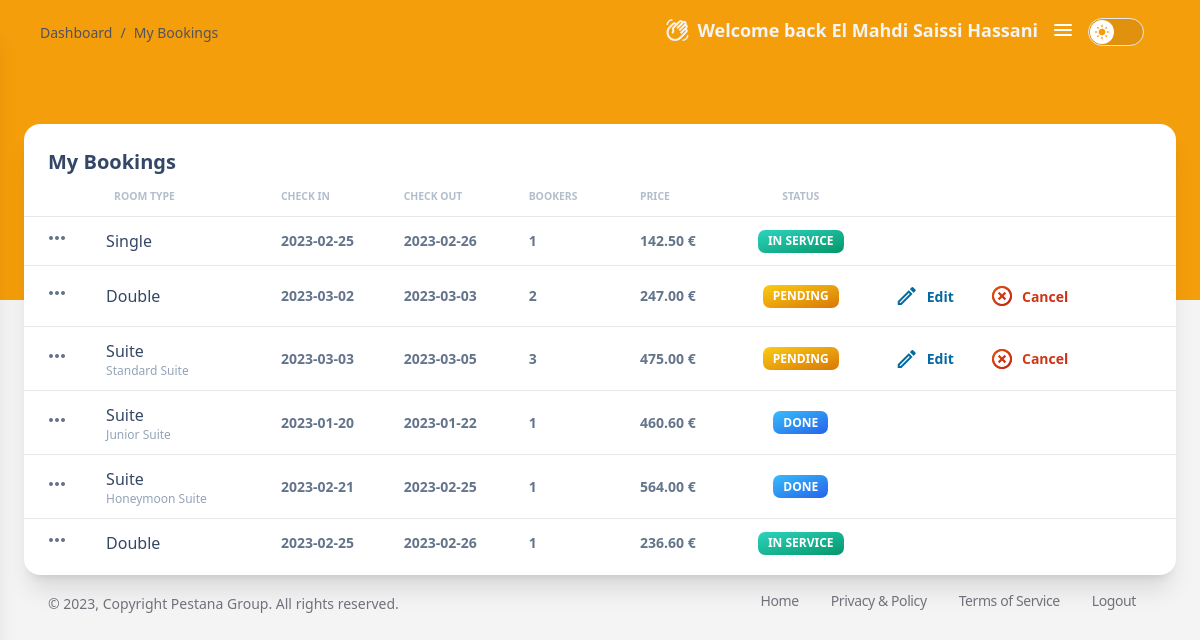
The page /dashboard/my_booking (signed in) on the database its author committed.
### tables this page shows
CREATE TABLE `reservations` (
  `ID` int(11) NOT NULL,
  `Room_Name` varchar(20) NOT NULL,
  `Room_Type` varchar(100) DEFAULT NULL,
  `Bookers_Number` int(11) NOT NULL,
  `Reservation_for` varchar(255) DEFAULT NULL,
  `Check_In` date DEFAULT NULL,
  `Check_Out` date DEFAULT NULL,
  `UserID` int(11) NOT NULL,
  `RoomID` int(11) NOT NULL,
  `Price` float DEFAULT NULL
);

### app/views/d_booking.php (the view, shortened to what the rows shown need)
<?php
    if(!isset($_SESSION["id"])) {
        header("location: " . URLROOT . "home/index");
    }else {
        $obj = new DashboardController;
        $obj->id = $_SESSION['id'];
        $reservations = $obj->fetch_reservations($obj->id);
        $bookers = $obj->fetch_bookers($obj->id);
?>
<!DOCTYPE html>
<html>
<head>
    <link href="<?= URLROOT ?>css/nucleo-icons.css" rel="stylesheet" />
    <link href="<?= URLROOT ?>css/nucleo-svg.css" rel="stylesheet" />
    <link href="<?= URLROOT ?>css/argon-dashboard-tailwind.css?v=1.0.1" rel="stylesheet" />
    <link rel="stylesheet" href="<?= URLROOT ?>css/tailwind_style.css">
    <link rel="stylesheet" href="<?= URLROOT ?>css/style.css">
</head>
<body class="m-0 font-sans text-base font-normal dark:bg-zinc-900 leading-default bg-zinc-100 text-zinc-900">
    <main class="relative h-full max-h-screen transition-all duration-200 ease-in-out xl:ml-68 rounded-xl">
        <div class="w-full px-6 py-6 mx-auto">
            <div class="w-full max-w-full mt-10 bg-white border-0 shadow-xl dark:bg-zinc-800 dark:shadow-dark-xl rounded-2xl bg-clip-border">
                <div class="px-0 pb-2">
                    <div class="overflow-x-auto scroll-bar">
                        <table class="items-center w-full mb-0 align-top border-collapse dark:border-white/40 text-slate-500">
                            <thead class="align-bottom">
                                <tr>
                                    <th class="px-6 py-3 font-semibold capitalize align-middle bg-transparent border-b border-collapse border-solid shadow-none dark:border-white/40 dark:text-white tracking-none whitespace-nowrap text-slate-400 opacity-70"></th>
                                    <th class="px-6 py-3 font-bold text-left uppercase align-middle bg-transparent border-b border-collapse shadow-none dark:border-white/40 dark:text-white text-xxs border-b-solid tracking-none whitespace-nowrap text-slate-400 opacity-70">Room Type</th>
                                    <th class="px-6 py-3 pl-2 font-bold text-left uppercase align-middle bg-transparent border-b border-collapse shadow-none dark:border-white/40 dark:text-white text-xxs border-b-solid tracking-none whitespace-nowrap text-slate-400 opacity-70">Check In</th>
                                    <th class="px-6 py-3 pl-2 font-bold text-left uppercase align-middle bg-transparent border-b border-collapse shadow-none dark:border-white/40 dark:text-white text-xxs border-b-solid tracking-none whitespace-nowrap text-slate-400 opacity-70">Check Out</th>
                                    <th class="px-6 py-3 pl-2 font-bold text-left uppercase align-middle bg-transparent border-b border-collapse shadow-none dark:border-white/40 dark:text-white text-xxs border-b-solid tracking-none whitespace-nowrap text-slate-400 opacity-70">Bookers</th>
                                    <th class="px-6 py-3 pl-2 font-bold text-left uppercase align-middle bg-transparent border-b border-collapse shadow-none dark:border-white/40 dark:text-white text-xxs border-b-solid tracking-none whitespace-nowrap text-slate-400 opacity-70">Price</th>
                                    <th class="px-6 py-3 font-bold text-center uppercase align-middle bg-transparent border-b border-collapse shadow-none dark:border-white/40 dark:text-white text-xxs border-b-solid tracking-none whitespace-nowrap text-slate-400 opacity-70">Status</th>
                                    <th class="px-6 py-3 font-semibold capitalize align-middle bg-transparent border-b border-collapse border-solid shadow-none dark:border-white/40 dark:text-white tracking-none whitespace-nowrap text-slate-400 opacity-70"></th>
                                </tr>
                            </thead>
                            <tbody>
                                <?php
                                    foreach ($reservations as $reserv) {
                                        if($reserv['Check_Out'] != "0000-00-00" && $reserv['Check_In'] != "0000-00-00") {
                                ?>
                                    <tr>
                                        <td class="p-2 align-middle bg-transparent border-t dark:border-white/40 whitespace-nowrap shadow-transparent">
                                            <button class="bookers-pop relative left-1/2 -translate-x-1/2">
                                                <span class="material-icons">more_horiz</span>
                                            </button>
                                        </td>
                                        <td class="p-2 align-middle bg-transparent border-t dark:border-white/40 whitespace-nowrap shadow-transparent">
                                            <div class="px-2 py-1">
                                                <h6 class="leading-normal dark:text-white"><?= $reserv['Room_Name'] ?></h6>
                                                <p class="text-xs leading-tight dark:text-white dark:opacity-80 text-slate-400"><?= $reserv['Room_Type'] ?></p>
                                            </div>
                                        </td>
                                        <td class="p-2 align-middle bg-transparent border-t dark:border-white/40 whitespace-nowrap shadow-transparent">
                                            <p class="text-sm font-semibold leading-tight dark:text-white dark:opacity-80"><?= $reserv['Check_In'] ?></p>
                                        </td>
                                        <td class="p-2 align-middle bg-transparent border-t dark:border-white/40 whitespace-nowrap shadow-transparent">
                                            <p class="text-sm font-semibold leading-tight dark:text-white dark:opacity-80"><?= $reserv['Check_Out'] ?></p>
                                        </td>
                                        <td class="p-2 align-middle bg-transparent border-t dark:border-white/40 whitespace-nowrap shadow-transparent">
                                            <p class="text-sm font-semibold leading-tight dark:text-white dark:opacity-80">
                                                <?php
                                                    $count_bookers = 0;
                                                    foreach($bookers as $booker) {
                                                        if($booker["ReservationID"] == $reserv["ID"]) {
                                                            $count_bookers++;
                                                        }
                                                    }
                                                    echo $count_bookers;
                                                ?>
                                            </p>
                                        </td>
                                        <td class="p-2 align-middle bg-transparent border-t dark:border-white/40 whitespace-nowrap shadow-transparent">
                                            <p class="text-sm font-semibold leading-tight dark:text-white dark:opacity-80"><?= number_format($reserv['Price'], 2) . " €" ?></p>
                                        </td>
                                        <td class="p-2 text-sm leading-normal text-center align-middle bg-transparent border-t dark:border-white/40 whitespace-nowrap shadow-transparent">
                                            <?php if($reserv['Check_Out'] >= date("Y-m-d") && $reserv['Check_In'] <= date("Y-m-d")) { ?>
                                                <span class="bg-gradient-to-tl from-emerald-600 to-teal-400 px-2.5 text-xs rounded-1.8 py-1.4 inline-block whitespace-nowrap text-center align-baseline font-bold uppercase leading-none text-white">In Service</span>
                                            <?php }else if($reserv['Check_Out'] < date("Y-m-d")) { ?>
                                                <span class="bg-gradient-to-tl from-blue-600 to-sky-400 px-2.5 text-xs rounded-1.8 py-1.4 inline-block whitespace-nowrap text-center align-baseline font-bold uppercase leading-none text-white">Done</span>
                                            <?php }else if($reserv['Check_In'] > date("Y-m-d")) { ?>
                                                <span class="bg-gradient-to-tl from-amber-600 to-yellow-400 px-2.5 text-xs rounded-1.8 py-1.4 inline-block whitespace-nowrap text-center align-baseline font-bold uppercase leading-none text-white">Pending</span>
                                            <?php } ?>
                                        </td>
                                        <td class="p-2 align-middle bg-transparent border-t dark:border-white/40 whitespace-nowrap shadow-transparent">
                                            <?php if(!empty($reserv['Check_In']) && ($reserv['Check_In'] > date('Y-m-d'))) { ?>
                                                <button type="button" class="update-btn inline-flex items-center px-4 py-2.5 mb-0 font-bold text-center align-middle transition-all bg-transparent border-0 rounded-lg shadow-none cursor-pointer leading-normal text-sm ease-in hover:-translate-y-px active:opacity-85 bg-x-25 text-sky-700 dark:text-sky-300"><span class="material-icons-outlined mr-2 text-sky-700 dark:text-sky-300">edit</span>Edit</button>
                                                <button type="button" class="cancel-btn relative z-10 inline-flex items-center px-4 py-2.5 mb-0 font-bold text-center text-transparent align-middle transition-all border-0 rounded-lg shadow-none cursor-pointer leading-normal text-sm ease-in bg-gradient-to-tl from-red-700 to-orange-600 dark:from-red-400 dark:to-orange-300 hover:-translate-y-px active:opacity-85 bg-x-25 bg-clip-text"><span class="material-icons-outlined mr-2 bg-gradient-to-tl from-red-700 to-orange-600 dark:from-red-400 dark:to-orange-300 bg-x-25 bg-clip-text">highlight_off</span>Cancel</button>
                                            <?php } ?>
                                        </td>
                                    </tr>
                                <?php
                                        }
                                    }
                                ?>
                            </tbody>
                        </table>
                    </div>
                </div>
            </div>
        </div>
    </main>
</body>
<script src="<?= URLROOT ?>js/js/argon-dashboard-tailwind.js?v=1.0.1" async></script>
</html>
<?php }

### rows shown on the page
reservations: Room_Name "Single", Check_In "2023-02-25", Check_Out "2023-02-26", count_bookers "1", Price "142.50", shows "IN SERVICE"
reservations: Room_Name "Double", Check_In "2023-03-02", Check_Out "2023-03-03", count_bookers "2", Price "247.00", shows "PENDING"
reservations: Room_Name "Suite", Room_Type "Standard Suite", Check_In "2023-03-03", Check_Out "2023-03-05", count_bookers "3", Price "475.00", shows "PENDING"
reservations: Room_Name "Suite", Room_Type "Junior Suite", Check_In "2023-01-20", Check_Out "2023-01-22", count_bookers "1", Price "460.60", shows "DONE"
reservations: Room_Name "Suite", Room_Type "Honeymoon Suite", Check_In "2023-02-21", Check_Out "2023-02-25", count_bookers "1", Price "564.00", shows "DONE"
reservations: Room_Name "Double", Check_In "2023-02-25", Check_Out "2023-02-26", count_bookers "1", Price "236.60", shows "IN SERVICE"

### other values the page prints
$_SESSION['first-name'] "El Mahdi"
$_SESSION['family-name'] "Saissi Hassani"
